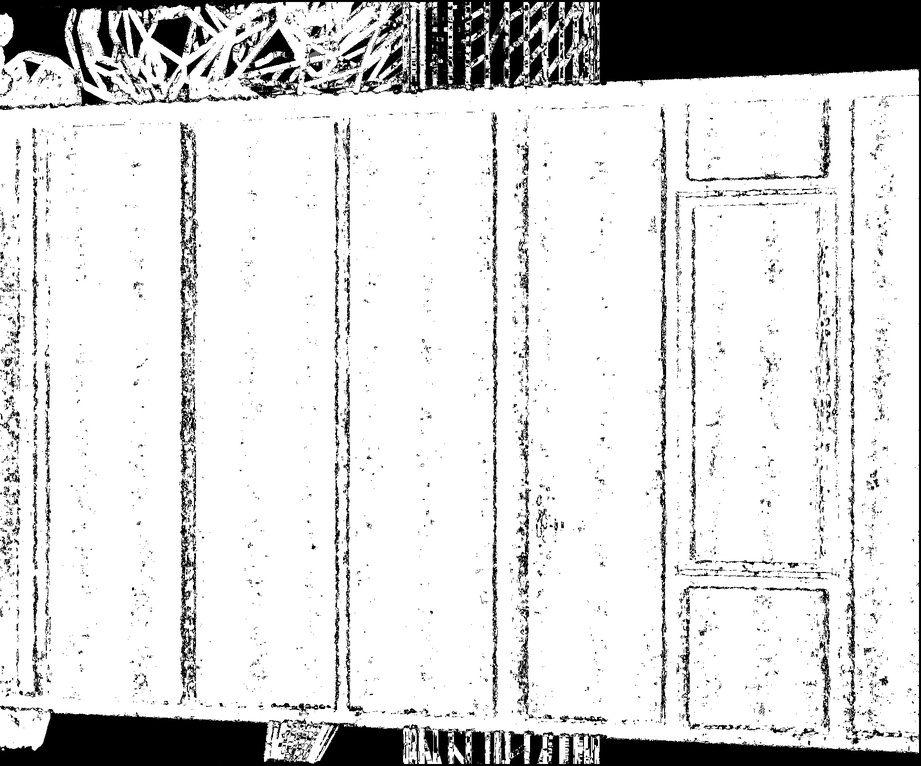
#> input picture feature_detection/depthmap.jpg, 921 x 766 px, shrunk from 1828 x 1520 before the run
$ python Shi-Tomasi.py
#> lines starting #> are read from the running program, lines starting #| are printed output that depends on the picture; after the words box and inside, x2 and y2 are one past the last pixel; in counts of white or black regions, pixels touching at a corner belong together
import cv2 as cv
import numpy as np
from matplotlib import pyplot as plt


#imports the image
img = cv.imread('depthmap.jpg', 0)
#> img is the input picture: shape (766, 921); min 0, max 255, mean 216.1
#gray = cv.cvtColor(img,cv.COLOR_BGR2GRAY)
gray = np.float32(img)
#time to do corner detection

corners = cv.goodFeaturesToTrack(gray,25,0.01,10)
#> corners = 25 rows, first 8: [473, 713], [540, 545], [598, 2], [320, 727], [561, 77], [341, 61], [562, 527], [526, 5]
corners = np.int0(corners)

print(corners)
#> (printed output is left out)
for i in corners:
    x,y = i.ravel()
    cv.circle(img, (x,y), 3, 255, -1)
#> this loop made 25 passes
#> (x, y) on passes 1 to 12: (473, 713), (540, 545), (598, 2), (320, 727), (561, 77), (341, 61), (562, 527), (526, 5), (220, 703), (810, 683), (797, 564), (59, 77)
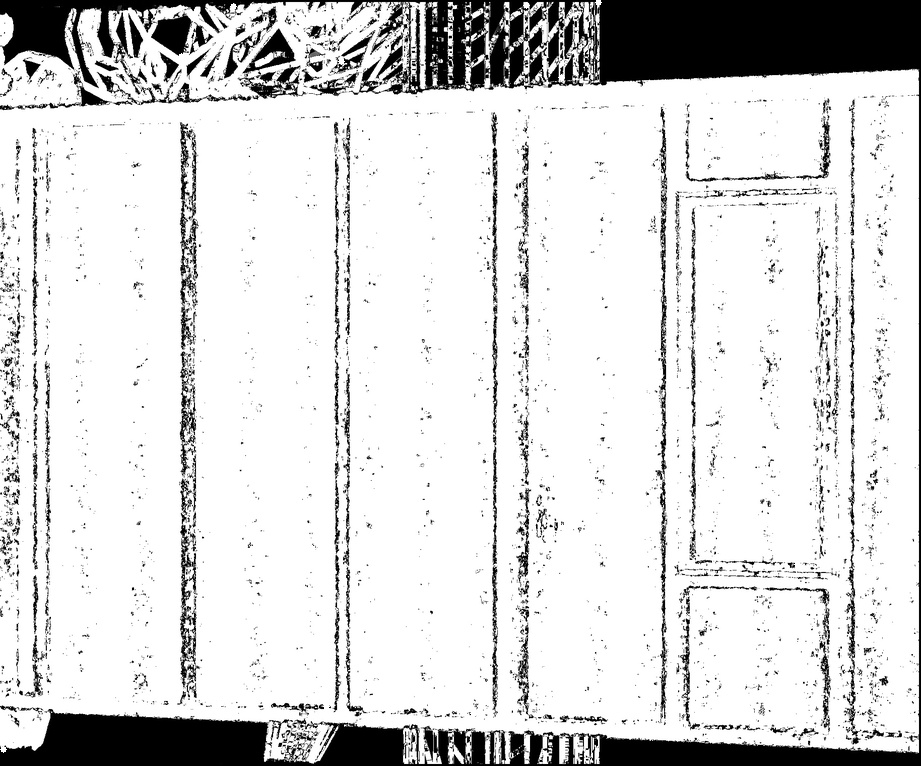
#> img: shape (766, 921); 0.09% of pixels changed, all inside (x1, y1, x2, y2) = (0, 0, 891, 753)

#> (the run stopped early here; a loop or call above may not have finished)

$ run again, with feature_detection/BFmatch_DM1toW1.png saved as feature_detection/depthmap.jpg
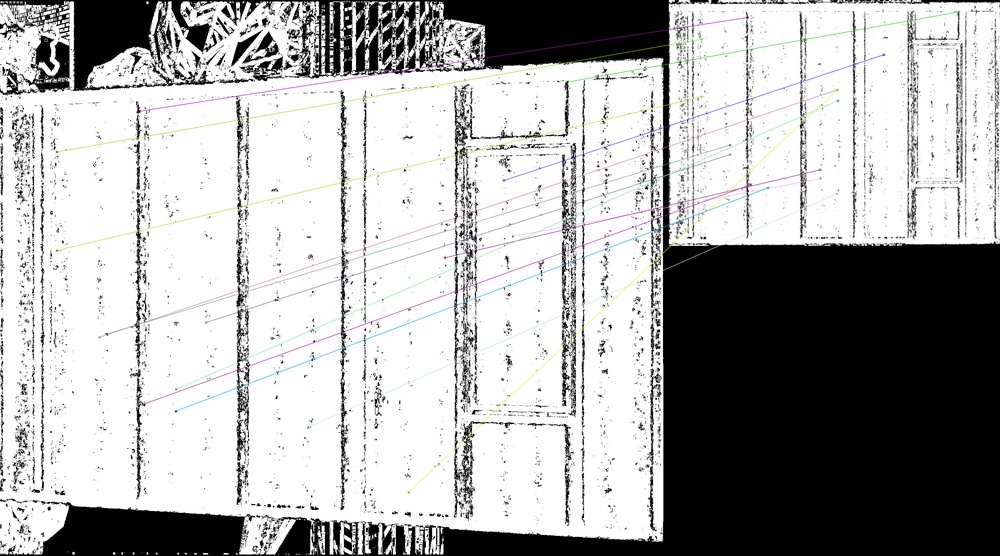
#> input picture feature_detection/BFmatch_DM1toW1.png, 1000 x 556 px, shrunk from 2733 x 1520 before the run
#> corners = 25 rows, first 8: [114, 553], [269, 505], [73, 553], [659, 330], [147, 2], [394, 553], [404, 170], [289, 506]
#> (printed output is left out)
#> the loop `for i in corners:` made 25 passes
#> after the loop `for i in corners:`:
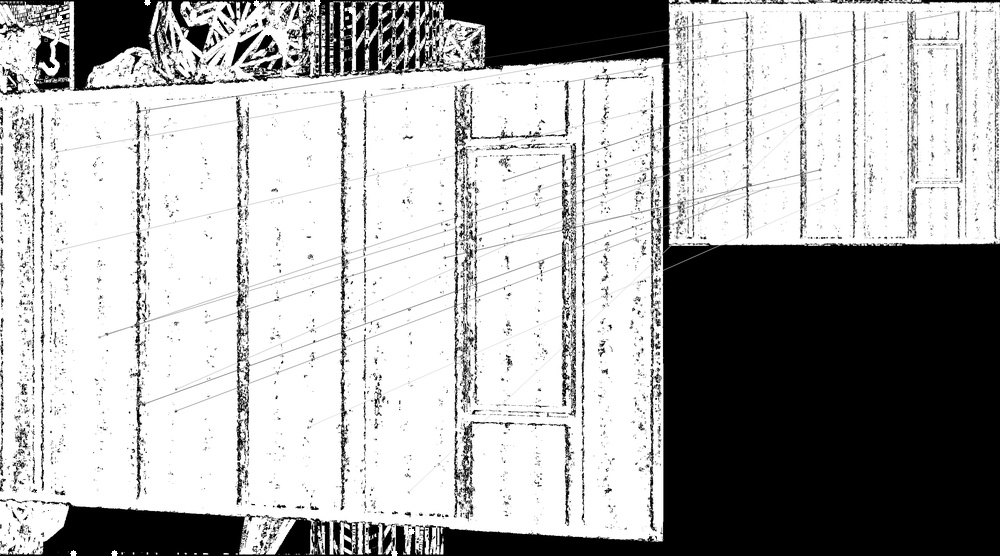
#> img: shape (556, 1000); min 0, max 255, mean 172.6

$ run again, with feature_detection/BFmatch_DM1toW1TR.png saved as feature_detection/depthmap.jpg
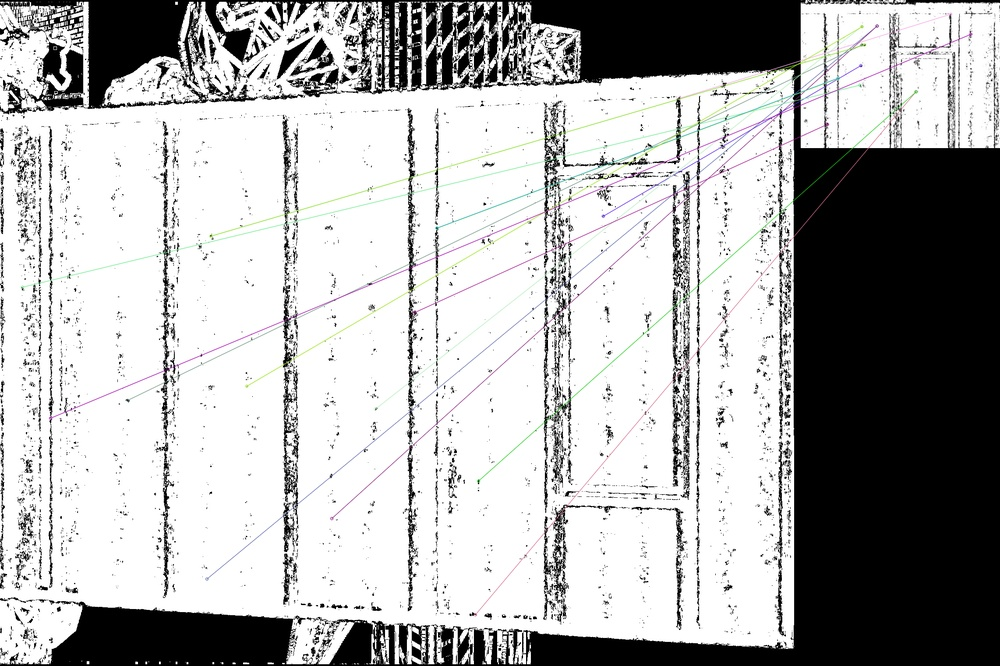
#> input picture feature_detection/BFmatch_DM1toW1TR.png, 1000 x 666 px, shrunk from 2283 x 1520 before the run
#> corners = 25 rows, first 8: [136, 662], [484, 204], [499, 649], [176, 2], [346, 606], [716, 199], [88, 662], [59, 607]
#> (printed output is left out)
#> the loop `for i in corners:` made 25 passes
#> after the loop `for i in corners:`:
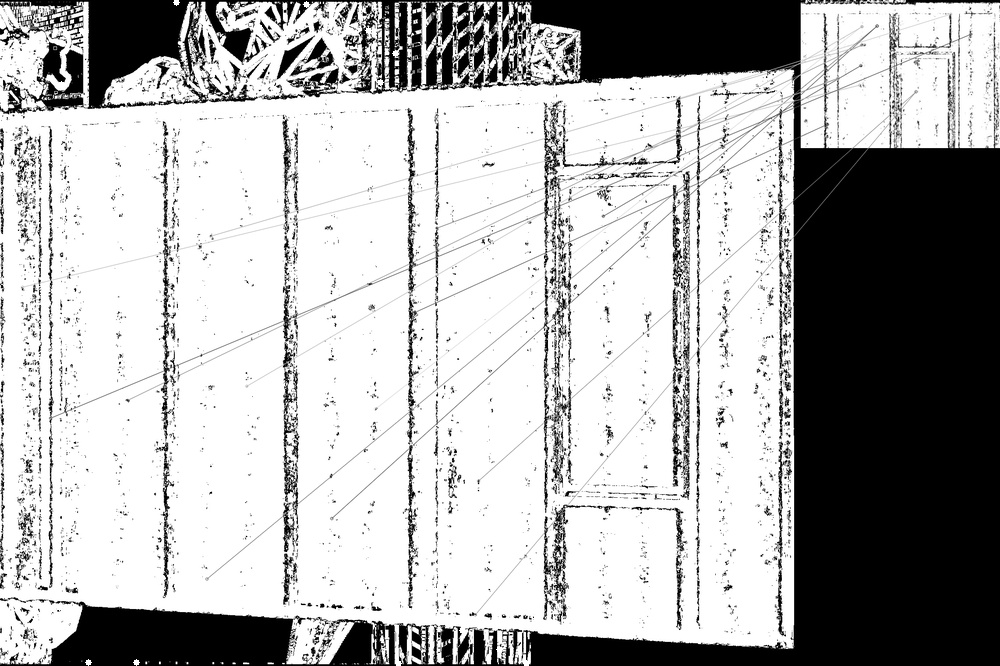
#> img: shape (666, 1000); min 0, max 255, mean 175.5
